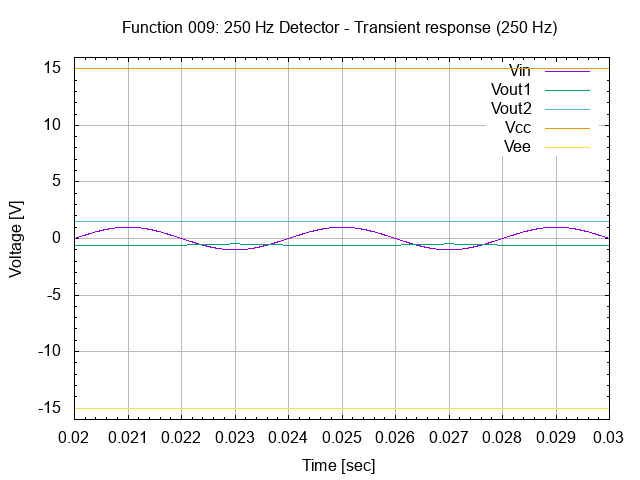

Generate this figure with gnuplot:
# setup terminal
set term png

# setup graph
set output "26.009.00.01.01.03.png"
set title "Function 009: 250 Hz Detector - Transient response (250 Hz)"

# setup Y-axis
set yrange [-16:16]
set grid ytics lt 1 lw 1 lc rgb "#bbbbbb"
set mytics
set ylabel "Voltage [V]"

# setup X-axis
set grid xtics lt 1 lw 1 lc rgb "#bbbbbb"
set mxtics
set xrange [0.02:0.03]
set xlabel "Time [sec]"

# setup plot style
set style data lines
plot '26.009.00.01.01.dat' using 1:2 title "Vin", \
     '26.009.00.01.01.dat' using 1:3 title "Vout1", \
     '26.009.00.01.01.dat' using 1:4 title "Vout2", \
     '26.009.00.01.01.dat' using 1:5 title "Vcc", \
     '26.009.00.01.01.dat' using 1:6 title "Vee"

# set output back to default
set output

# reset terminal type
set terminal pop
